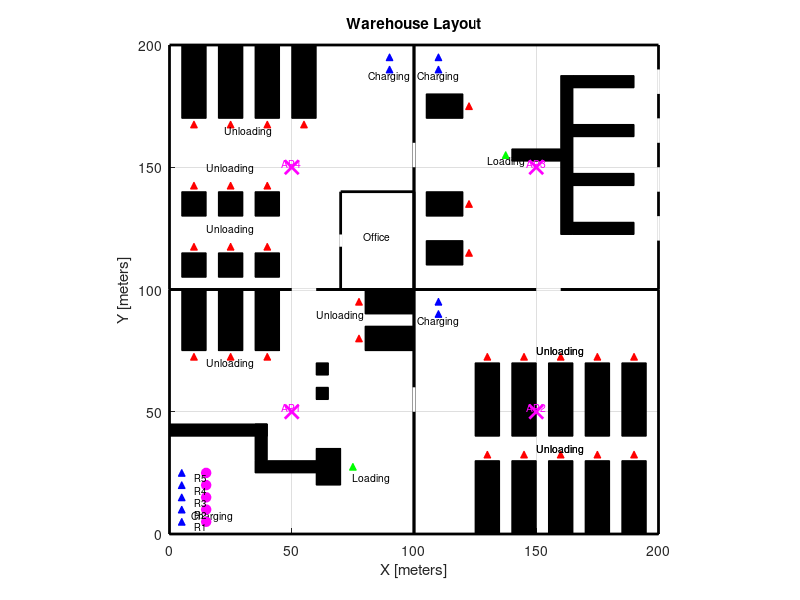

MATLAB code to generate this figure:
function warehouse_layout()

% Define the figure
figure;
hold on;
%% 

%%%%% ROOM 1 LAYOUT %%%%%

% Define the outer boundary for Room 1 (100x100 meters)
plot([0 100 100 0 0], [0 0 100 100 0], 'k', 'LineWidth', 2);

% Define the walls (black areas) as filled polygons
% Draw obstacles (partitions and blocks)

% Conveyor for arriving packages
fill([35 35 40 40], [30 45 45 30], 'k'); % Vertical conveyor

fill([35 35 60 60], [25 30 30 25], 'k'); % Horizontal conveyor 1

fill([0 0 40 40], [40 45 45 40], 'k'); % Horizontal conveyor 2

% Block 1
fill([60 60 70 70], [20 35 35 20], 'k'); % Small block near loading station

% Rack 1
fill([5 5 15 15], [75 100 100 75], 'k'); % Unloading rack 1

% Rack 2
fill([20 20 30 30], [75 100 100 75], 'k'); % Unloading rack 2

% Rack 3
fill([35 35 45 45], [75 100 100 75], 'k'); % Unloading rack 3

% Rack 4
fill([80 80 100 100], [90 100 100 90], 'k'); % Unloading rack 4

% Rack 5
fill([80 80 100 100], [75 85 85 75], 'k'); % Unloading rack 5

% Obstacle 1
fill([60 60 65 65], [65 70 70 65], 'k'); % Obstacle 1

% Obstacle 2
fill([60 60 65 65], [55 60 60 55], 'k'); % Obstacle 2

% Define the charging and loading/unloading areas
charging_x = [5, 5, 5, 5, 5];
charging_y = [5, 10, 15, 20, 25];

loading_x = 75;
loading_y = 27.5;

unloading_x = [10, 25, 40, 77.5, 77.5];
unloading_y = [72.5, 72.5, 72.5, 80, 95];

% Plot the charging stations
plot(charging_x, charging_y, 'b^', 'MarkerSize', 5, 'MarkerFaceColor', 'b');
text(17.5, 5, 'Charging', 'HorizontalAlignment', 'center', 'VerticalAlignment', 'bottom', 'FontSize', 7.5);

% Plot the loading stations
plot(loading_x, loading_y, 'g^', 'MarkerSize', 5, 'MarkerFaceColor', 'g');
text(75, 25, 'Loading', 'HorizontalAlignment', 'left', 'VerticalAlignment', 'top', 'FontSize', 7.5);

% Plot the unloading stations
plot(unloading_x, unloading_y, 'r^', 'MarkerSize', 5, 'MarkerFaceColor', 'r');
text(25, 67.5, 'Unloading', 'HorizontalAlignment', 'center', 'VerticalAlignment', 'bottom', 'FontSize', 7.5);
text(70, 87.5, 'Unloading', 'HorizontalAlignment', 'center', 'VerticalAlignment', 'bottom', 'FontSize', 7.5);


% Define the robot start positions
robot_positions = [15, 5; 15, 10; 15, 15; 15, 20; 15, 25];

% Plot the robot start positions
hold on;
plot(robot_positions(:,1), robot_positions(:,2), 'mo', 'MarkerSize', 7, 'MarkerFaceColor', 'm');

% Add labels for the robot positions (optional, you can remove this if not needed)
for i = 1:size(robot_positions, 1)
    text(robot_positions(i,1), robot_positions(i,2), sprintf('R%d', i), ...
        'HorizontalAlignment', 'right', 'VerticalAlignment', 'top', 'FontSize', 7);
end
 

%% 

%%%%% ROOM 2 LAYOUT %%%%%

% Define the outer boundary for Room 2 (100x100 meters)
plot([100 200 200 100 100], [0 0 100 100 0], 'k', 'LineWidth', 2);

% Rack 1
fill([125 125 135 135], [0 30 30 0], 'k'); % Unloading rack 1

% Rack 2
fill([140 140 150 150], [0 30 30 0], 'k'); % Unloading rack 2

% Rack 3
fill([155 155 165 165], [0 30 30 0], 'k'); % Unloading rack 3

% Rack 4
fill([170 170 180 180], [0 30 30 0], 'k'); % Unloading rack 4

% Rack 5
fill([185 185 195 195], [0 30 30 0], 'k'); % Unloading rack 5

% Rack 6
fill([125 125 135 135], [40 70 70 40], 'k'); % Unloading rack 6

% Rack 7
fill([140 140 150 150], [40 70 70 40], 'k'); % Unloading rack 7

% Rack 8
fill([155 155 165 165], [40 70 70 40], 'k'); % Unloading rack 8

% Rack 9
fill([170 170 180 180], [40 70 70 40], 'k'); % Unloading rack 9

% Rack 10
fill([185 185 195 195], [40 70 70 40], 'k'); % Unloading rack 10

% Define the charging and unloading areas
charging_x = [110, 110];
charging_y = [90, 95];

unloading_x = [130, 145, 160, 175, 190, 130, 145, 160, 175, 190];
unloading_y = [32.5, 32.5, 32.5, 32.5, 32.5, 72.5, 72.5, 72.5, 72.5, 72.5];

% Plot the charging stations
plot(charging_x, charging_y, 'b^', 'MarkerSize', 5, 'MarkerFaceColor', 'b');
text(110, 85, 'Charging', 'HorizontalAlignment', 'center', 'VerticalAlignment', 'bottom', 'FontSize', 7.5);

% Plot the unloading stations
plot(unloading_x, unloading_y, 'r^', 'MarkerSize', 5, 'MarkerFaceColor', 'r');
text(160, 32.5, 'Unloading', 'HorizontalAlignment', 'center', 'VerticalAlignment', 'bottom', 'FontSize', 7.5);
text(160, 72.5, 'Unloading', 'HorizontalAlignment', 'center', 'VerticalAlignment', 'bottom', 'FontSize', 7.5);

%% 

%%%%% ROOM 3 LAYOUT %%%%%

% Define the outer boundary for Room 3 (100x100 meters)
plot([100 200 200 100 100], [100 100 200 200 100], 'k', 'LineWidth', 2);

% Conveyors to load into delivery trucks
fill([160 160 165 165], [122.5, 187.5, 187.5, 122.5], 'k'); % Vertical conveyor

fill([165 165 190 190], [122.5 127.5 127.5 122.5], 'k'); % Horizontal conveyor 1

fill([165 165 190 190], [142.5 147.5 147.5 142.5], 'k'); % Horizontal conveyor 2

fill([165 165 190 190], [162.5 167.5 167.5 162.5], 'k'); % Horizontal conveyor 3

fill([165 165 190 190], [182.5 187.5 187.5 182.5], 'k'); % Horizontal conveyor 4

fill([140 140 160 160], [152.5 157.5 157.5 152.5], 'k'); % Horizontal conveyor 4

fill([105 105 120 120], [110 120 120 110], 'k'); % Unloading Rack 1

fill([105 105 120 120], [130 140 140 130], 'k'); % Unloading Rack 2

fill([105 105 120 120], [170 180 180 170], 'k'); % Unloading Rack 3

% Define the charging and loading areas
charging_x = [110, 110];
charging_y = [190, 195];

loading_x = 137.5;
loading_y = 155;

unloading_x = [122.5, 122.5, 122.5];
unloading_y = [115, 135, 175];

% Plot the charging stations
plot(charging_x, charging_y, 'b^', 'MarkerSize', 5, 'MarkerFaceColor', 'b');
text(110, 185, 'Charging', 'HorizontalAlignment', 'center', 'VerticalAlignment', 'bottom', 'FontSize', 7.5);

% Plot the loading stations
plot(loading_x, loading_y, 'g^', 'MarkerSize', 5, 'MarkerFaceColor', 'g');
text(130, 155, 'Loading', 'HorizontalAlignment', 'left', 'VerticalAlignment', 'top', 'FontSize', 7.5);

% Plot the unloading stations
plot(unloading_x, unloading_y, 'r^', 'MarkerSize', 5, 'MarkerFaceColor', 'r');
text(160, 32.5, 'Unloading', 'HorizontalAlignment', 'center', 'VerticalAlignment', 'bottom', 'FontSize', 7.5);
text(160, 72.5, 'Unloading', 'HorizontalAlignment', 'center', 'VerticalAlignment', 'bottom', 'FontSize', 7.5);

% Door for the truck in Room 3
plot([200, 200], [120, 130], 'w', 'LineWidth', 2);
plot([200, 200], [140, 150], 'w', 'LineWidth', 2);
plot([200, 200], [160, 170], 'w', 'LineWidth', 2);
plot([200, 200], [180, 190], 'w', 'LineWidth', 2);

%% 

%%%%% ROOM 4 LAYOUT %%%%%

% Define the outer boundary for Room 4 (100x100 meters)
plot([0 100 100 0 0], [100 100 200 200 100], 'k', 'LineWidth', 2);

% Rack 1
fill([5 5 15 15], [170 200 200 170], 'k'); % Unloading rack 1

% Rack 2
fill([20 20 30 30], [170 200 200 170], 'k'); % Unloading rack 2

% Rack 3
fill([35 35 45 45], [170 200 200 170], 'k'); % Unloading rack 3

% Rack 4
fill([50 50 60 60], [170 200 200 170], 'k'); % Unloading rack 4

% Block 1
fill([5 5 15 15], [105 115 115 105], 'k');

% Block 2
fill([20 20 30 30], [105 115 115 105], 'k');

% Block 3
fill([35 35 45 45], [105 115 115 105], 'k');

% Block 4
fill([5 5 15 15], [130 140 140 130], 'k');

% Block 5
fill([20 20 30 30], [130 140 140 130], 'k');

% Block 6
fill([35 35 45 45], [130 140 140 130], 'k');

% Office
plot([70 70 100 100 70], [100 140 140 100 100], 'k', 'LineWidth', 2);
plot([70 70], [117.5 122.5], 'w', 'LineWidth', 2);

% Define the charging and unloading areas
charging_x = [90, 90];
charging_y = [190, 195];

unloading_x = [10, 25, 40, 55, 10, 25, 40, 10, 25, 40];
unloading_y = [167.5, 167.5, 167.5, 167.5, 142.5, 142.5, 142.5, 117.5, 117.5, 117.5];

% Plot the charging stations
plot(charging_x, charging_y, 'b^', 'MarkerSize', 5, 'MarkerFaceColor', 'b');
text(90, 185, 'Charging', 'HorizontalAlignment', 'center', 'VerticalAlignment', 'bottom', 'FontSize', 7.5);

% Plot the unloading stations
plot(unloading_x, unloading_y, 'r^', 'MarkerSize', 5, 'MarkerFaceColor', 'r');
text(32.5, 162.5, 'Unloading', 'HorizontalAlignment', 'center', 'VerticalAlignment', 'bottom', 'FontSize', 7.5);
text(25, 147.5, 'Unloading', 'HorizontalAlignment', 'center', 'VerticalAlignment', 'bottom', 'FontSize', 7.5);
text(25, 122.5, 'Unloading', 'HorizontalAlignment', 'center', 'VerticalAlignment', 'bottom', 'FontSize', 7.5);


text(85, 120, 'Office', 'HorizontalAlignment', 'center', 'VerticalAlignment', 'bottom', 'FontSize', 7.5);
%% 

%%%%% DOORS BETWEEN ROOMS %%%%%
% Door between Room 1 and Room 2
plot([100 100], [50 60], 'w', 'LineWidth', 2);

% Door between Room 2 and Room 3
plot([150 160], [100 100], 'w', 'LineWidth', 2);

% Door between Room 3 and Room 4
plot([100 100], [150 160], 'w', 'LineWidth', 2);

% Door between Room 4 and Room 1
plot([50 60], [100 100], 'w', 'LineWidth', 2);

%%

% Plot the access points (APs)
ap_positions = [
    50, 50;    % AP1 in Room 1
    150, 50;   % AP2 in Room 2
    150, 150;  % AP3 in Room 3
    50, 150;   % AP4 in Room 4
];

for i = 1:size(ap_positions, 1)
    plot(ap_positions(i, 1), ap_positions(i, 2), 'mx', 'MarkerSize', 10, 'LineWidth', 2);
    text(ap_positions(i, 1), ap_positions(i, 2), sprintf('AP%d', i), 'HorizontalAlignment', 'center', 'VerticalAlignment', 'bottom', 'FontSize', 7.5, 'Color', 'magenta');
end
%% 

% Set the axis limits and labels
axis([0 200 0 200]);
xlabel('X [meters]');
ylabel('Y [meters]');
title('Warehouse Layout');
grid on;
hold off;

% Adjust the aspect ratio
axis equal;